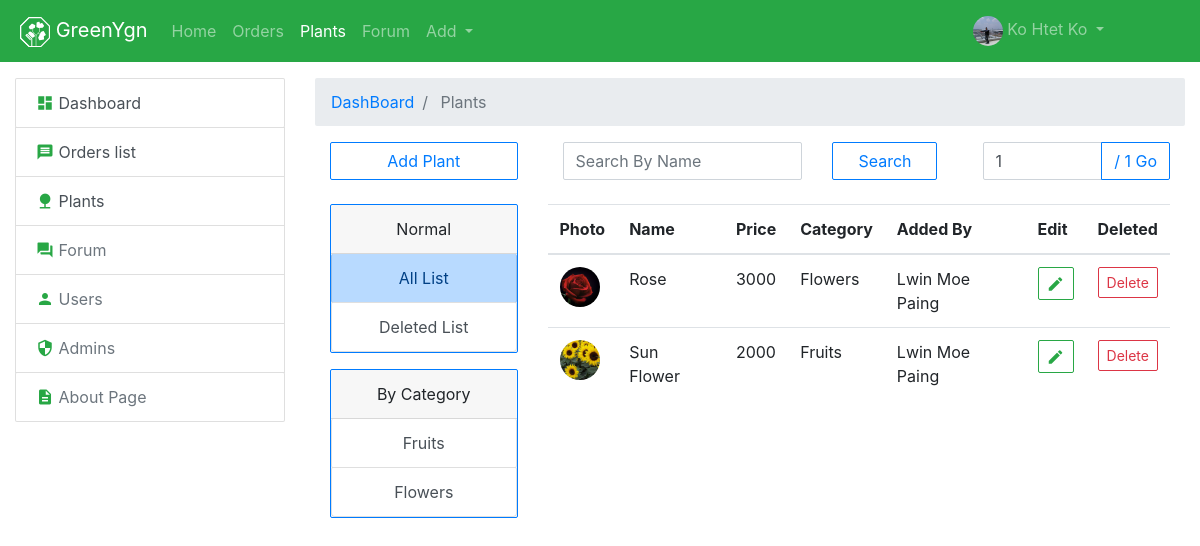
Screenshot of /gyadmin/superadmin/plants/index.php (signed in) with the database file from the repository.
### tables this page shows
CREATE TABLE `category` (
  `id` int(11) NOT NULL,
  `name` varchar(100) DEFAULT NULL,
  `created_at` datetime DEFAULT NULL,
  `modified_at` datetime DEFAULT NULL,
  `deleted_at` datetime DEFAULT NULL
);

CREATE TABLE `plants` (
  `id` int(11) NOT NULL,
  `image` varchar(120) NOT NULL,
  `name` varchar(120) DEFAULT NULL,
  `price` int(11) NOT NULL,
  `category_id` int(11) NOT NULL,
  `admin_id` int(10) UNSIGNED NOT NULL,
  `deleted_at` datetime DEFAULT NULL,
  `created_at` datetime DEFAULT NULL,
  `modified_at` datetime DEFAULT NULL
);

### gyadmin/superadmin/plants/functions/index/getdata.php (called while the page is built)
<?php
if (isset($_GET['page']) && is_numeric($_GET['page'])) {
    $page = $_GET['page'];
} else {
    $page = 1;
}
$cat = (isset($_GET['cat_id']) && is_numeric($_GET['cat_id'])) ? "AND `p`.`category_id` = " . $_GET['cat_id'] : "";
$no_of_records_per_page = 10;
$offset = ($page-1) * $no_of_records_per_page;
$total_pages_sql = "SELECT COUNT(*) FROM `plants` WHERE `deleted_at` IS NULL";
$result = mysqli_query($conn,$total_pages_sql);
$total_rows = mysqli_fetch_array($result)[0];
$total_pages = ceil($total_rows / $no_of_records_per_page);
$role = [
    '`p`.`id`',
    '`p`.`image`',
    '`p`.`name`',
    '`p`.`price`',
    '`p`.`admin_id`',
    '`p`.`deleted_at`'
];
$sql  = "SELECT " . implode(",",$role) . ", `cat`.`name` as `category_name`, `a`.`name` as `admin_name` FROM `plants` as `p`";
$sql .= " INNER JOIN `category` as `cat` ON  `p`.`category_id` = `cat`.`id` ";
$sql .= " INNER JOIN `admin` as `a` ON `p`.`admin_id` = `a`.`id` ";
$sql .= " WHERE `p`.`deleted_at`  IS NULL  $cat ORDER BY `p`.`id` DESC LIMIT $offset, $no_of_records_per_page ";
if($res = mysqli_query($conn, $sql)) {
    $result = array();
    while($row = mysqli_fetch_assoc($res)) {
       $result[] = $row;
    }
}
$sql = "SELECT * FROM `category` WHERE deleted_at IS NULL ";
    if($category = mysqli_query($conn, $sql)) {
        $category_list = array();
        while($row = mysqli_fetch_assoc($category)) {
            $category_list[] = $row;
        }
    } else {
        $_SESSION['errors'] = "ERRORS: " . mysqli_error($conn);
    }

### gyadmin/superadmin/plants/index.php (the view, shortened to what this page needs)
<?php
    require __DIR__. "/functions/index/getdata.php";
    require __DIR__ . "/../view/begin_header.php";
    require __DIR__ . "/../view/finish_header.php";
    require __DIR__ . "/../view/nav/navbar.php";
?>
    <div class="container-fluid mt-3">
        <div class="row">
            <div class="col-md-3">
                <?php
                    require __DIR__ . "/../view/left_url_list/left_url_list.php";
                ?>
            </div>
            <div class="col-md-9">
                <nav aria-label="breadcrumb">
                    <ol class="breadcrumb">
                        <li class="breadcrumb-item"><a href="/gyadmin/superadmin/">DashBoard</a></li>
                        <li class="breadcrumb-item active"> Plants </li>
                    </ol>
                </nav>
                <div class="container-fluid">
                    <div class="row">
                        <div class="col-md-3 mb-2">
                            <a href="add_plant.php" class="btn btn-outline-primary  btn-block" role="button">
                                <i class="icon ion-md-add"></i> Add Plant
                            </a>
                        </div>
                        <div class="col-md-6 mb-2">
                                <div class="container-fluid">
                                    <form method="GET" action="search.php">
                                        <div class="row">
                                            <div class="col-md-8">
                                                <div class="form-group">
                                                    <input name="name" class="form-control" type="text" placeholder="Search By Name">
                                                </div>
                                            </div>
                                            <div class="col-md-4">
                                                <button href="add_admin.php" class="btn btn-outline-primary  btn-block" role="button">
                                                    <i class="icon ion-md-add"></i> Search
                                                </button>
                                            </div>
                                        </div>
                                    </form>
                                </div>
                        </div>
                        <div class="col-md-3">
                            <form action="" method="get">
                                <div class="input-group mb-3">
                                        <input
                                         name="page"
                                         required type="number"
                                         class="form-control"
                                         min=1
                                         max="<?= (isset($total_pages)) ? $total_pages : '' ?>"
                                         value="<?= (isset($page)) ? $page : '' ?>"
                                        >
                                        <div class="input-group-append">
                                            <button class="btn btn-outline-primary" type="submit" id="button-addon2">
                                                / <?= (isset($total_pages)) ? $total_pages : '' ?> Go
                                            </button>
                                        </div>
                                </div>
                            </form>
                        </div>
                    </div>
                </div>
                <div class="container-fluid">
                    <div class="row">
                        <div class="col-md-3">
                            <div class="card border-primary  text-center mb-3">
                                <div class="card-header">
                                    Normal
                                </div>
                               <div class="list-group">
                                    <a href="/gyadmin/superadmin/plants/" class="list-group-item list-group-item-action list-group-item-primary"> All List </a>
                                    <a href="/gyadmin/superadmin/plants/deleted_list.php" class="list-group-item list-group-item-action"> Deleted List </a>
                               </div>
                            </div>
                            <div class="card border-primary  text-center">
                                <div class="card-header">
                                    By Category
                                </div>
                               <div class="list-group">
                                        <?php
                                                foreach($category_list as $v) {
                                        ?>
                                                <a
                                                    href="/gyadmin/superadmin/plants/?cat_id=<?= $v['id'] ?>"
                                                    class="list-group-item list-group-item-action <?= (isset($_GET['cat_id']) && $_GET['cat_id'] == $v['id'])? "list-group-item-primary":"" ?>"
                                                >
                                                    <?= $v['name'] ?>
                                                </a>
                                        <?php
                                                }
                                        ?>
                               </div>
                            </div>
                        </div>
                        <div class="col-md-9">
                        <div class="table-responsive">
                            <table class="table">
                                <thead>
                                    <tr>
                                        <th scope="col">Photo</th>
                                        <th scope="col">Name</th>
                                        <th scope="col">Price</th>
                                        <th scope="col">Category</th>
                                        <th scope="col">Added By</th>
                                        <th class="" scope="col">Edit</th>
                                        <th class="" scope="col">Deleted</th>
                                    </tr>
                                </thead>
                                <tbody class="mm_font" id="table_row">
                                    <?php
                                        foreach($result as $k => $v) :
                                    ?>
                                    <tr class="">
                                            <td>
                                                <div class="AdminUserListTable" style="background-image: url('<?= $v['image'] ?>')">  </div>
                                            </td>
                                            <td> <?= $v['name'] ?> </td>
                                            <td> <?= $v['price'] ?> </td>
                                            <td> <?= $v['category_name'] ?> </td>
                                            <td> <?= $v['admin_name'] ?> </td>
                                            <td>
                                                <a class="btn btn-outline-success btn-sm " href="/gyadmin/superadmin/plants/edit.php?id=<?= $v['id'] ?>&page=<?= $page ?>" role="button">
                                                    <i class="material-icons md-18"> create </i>
                                                </a>
                                            </td>
                                            <td>
                                                <a
                                                    class="btn btn-outline-danger btn-sm "
                                                    href="/gyadmin/superadmin/plants/functions/delete/delete.php?id=<?= $v['id'] ?>&page=<?= $page ?>"
                                                    role="button"
                                                    onclick="if(!confirm('Are You Sure')) return false;"
                                                >
                                                    Delete
                                                </a>
                                            </td>
                                    </tr>
                                    <?php
                                        endforeach;
                                    ?>
                                </tbody>
                            </table>
                        </div>
                        </div>
                    </div>
                </div>
            </div>
        </div>
    </div>
<?php
    require __DIR__ . "/../view/finish_footer.php";
?>

### assets/css/greenygn.css (style rules this page uses)
body { min-height: 100vh; padding-bottom: 50px; position: relative; }
.AdminUserListTable { background-size: cover; background-position: center center; background-repeat: no-repeat; width: 40px; height: 40px; border-radius: 40px; }
.btn , .form-control, .breadcrumb, .card, .list-group-item:first-child, .list-group-item:last-child, .dropdown-menu { border-radius: 2px; }

### rows the page displays
category: name "Fruits"
category: name "Flowers"
plants: image (picture), name "Rose", price "3000", category.name "Flowers", admin.name "Lwin Moe Paing"
plants: image (picture), name "Sun Flower", price "2000", category.name "Fruits", admin.name "Lwin Moe Paing"

### other values shown
$_SESSION['admin']['name'] "Ko Htet Ko"
$total_pages "1"
